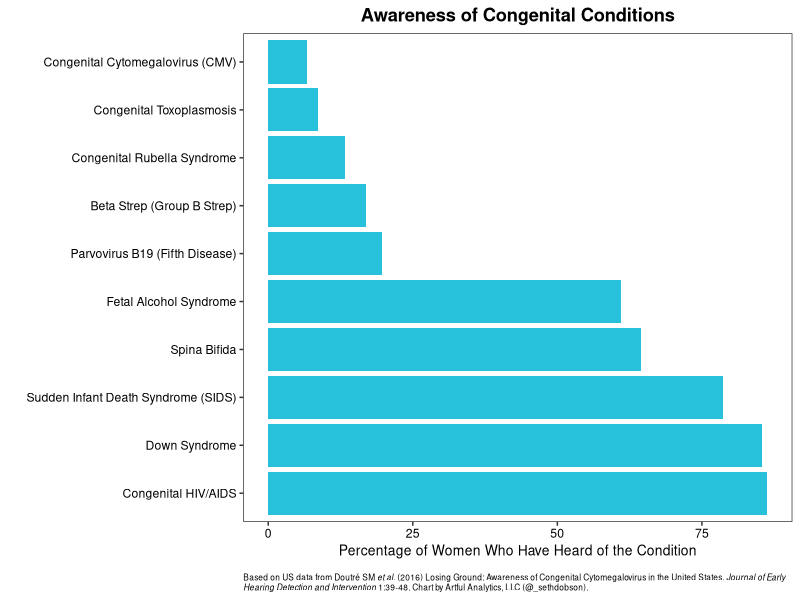

This figure's R source: (Note: this script raises an error after producing the figure.)
library(tidyverse)
library(cowplot)
library(ggtext)

# Get data from Doutre et al.

df <- tribble(
  ~condition, ~awareness, ~frequency,
  "Congenital Cytomegalovirus (CMV)", 6.7, 6000,
  "Congenital Toxoplasmosis", 8.53, 400,
  "Congenital Rubella Syndrome", 13.27, 3,
  "Beta Strep (Group B Strep)", 16.91, 380,
  "Parvovirus B19 (Fifth Disease)", 19.63, 1045,
  "Fetal Alcohol Syndrome", 61.04, 1200,
  "Spina Bifida", 64.54, 1500,
  "Sudden Infant Death Syndrome (SIDS)", 78.7, 1500,
  "Down Syndrome", 85.44, 6000,
  "Congenital HIV/AIDS", 86.33, 30
)

# Create chart

p <-
  df %>%
  ggplot(aes(x = reorder(condition, desc(awareness)), y = awareness)) +
  geom_col(fill = "#28C1DB") +
  coord_flip() +
  labs(
    x = "",
    y = "Percentage of Women Who Have Heard of the Condition",
    title = "Awareness of Congenital Conditions",
    caption = "Based on US data from Doutré SM *et al.* (2016) Losing Ground: Awareness of Congenital Cytomegalovirus 
    in the United States. *Journal of Early Hearing Detection and Intervention* 1:39-48. Chart by Artful Analytics, 
    LLC (@_sethdobson)."
  ) +
  theme_bw() +
  theme(
    plot.title = element_markdown(face = "bold", hjust = .5),
    plot.caption = element_textbox_simple(size = 6, margin = margin(10, 0, 0, 0)),
    axis.text = element_text(color = "black"),
    axis.title = element_text(size = 10),
    axis.title.x = element_markdown()
  ) +
  background_grid(major = "none") +
  NULL

# Save chart

ggsave2(
  "images/cmv_awareness-vs-incidence_bars-only.png", 
  plot = p,
  width = 7, 
  height = 4
)
